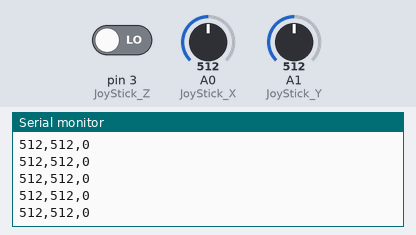
The sketch below on a simulated Arduino Uno, built with avr-gcc and run on an emulated ATmega328P. Shown: the last lines printed to the serial monitor. The test bench sets the inputs (shaded band); at power-on: A0 (JoyStick_X) = 512, A1 (JoyStick_Y) = 512, pin 3 (JoyStick_Z) LOW.

Above: at 1.2 s.
1.3 s: A0 (JoyStick_X) set to 716
At 1.31 s:
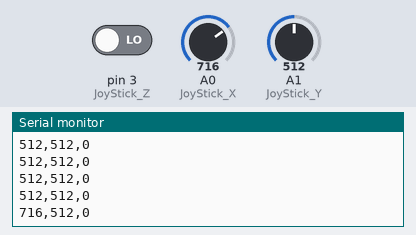
2.8 s: A1 (JoyStick_Y) set to 716
At 2.82 s:
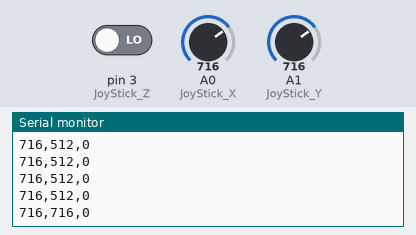
4.3 s: pin 3 (JoyStick_Z) driven HIGH
At 4.33 s:
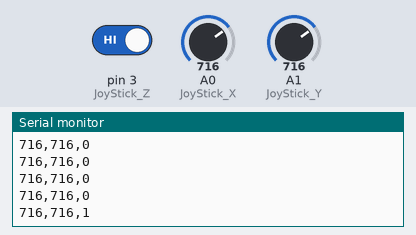
5.8 s: A0 (JoyStick_X) set to 900
At 5.84 s:
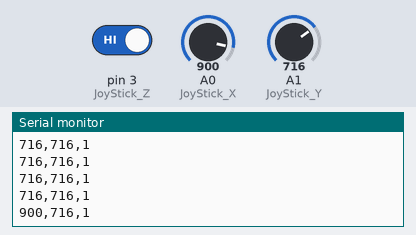
7.3 s: A1 (JoyStick_Y) set to 900
At 7.35 s:
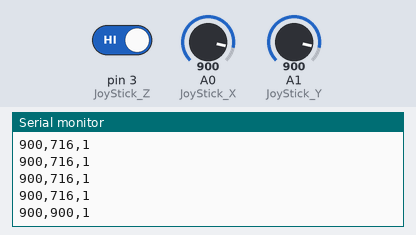
8.8 s: pin 3 (JoyStick_Z) driven LOW
At 8.86 s:
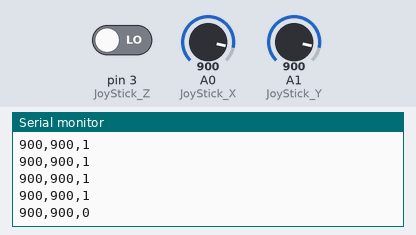
Timing chart, 0 to 11.3 s (numbered marks = the images above; inputs shaded):
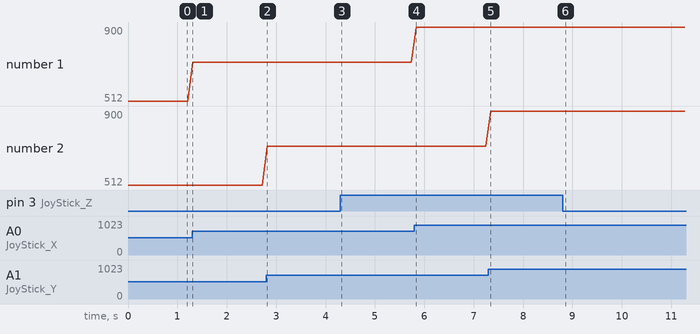

The sketch:

one_load_relay_module.ino
```cpp
// Joystick
// www.RobotLinking.com
int JoyStick_X = A0; // x
int JoyStick_Y = A1; // y
int JoyStick_Z = 3; // key
void setup ()
{
  pinMode (JoyStick_X, INPUT);
  pinMode (JoyStick_Y, INPUT);
  pinMode (JoyStick_Z, INPUT);
  Serial.begin (9600); // 9600 bps
}
void loop ()
{
  int x, y, z;
  x = analogRead (JoyStick_X);
  y = analogRead (JoyStick_Y);
  z = digitalRead (JoyStick_Z);
  Serial.print (x, DEC);
  Serial.print (",");
  Serial.print (y, DEC);
  Serial.print (",");
  Serial.println (z, DEC);
  delay (100);
}
```

Measured:
- after the input at 1.3 s, the serial monitor: prints a new line at once (image 1)
- after the input at 2.8 s, the serial monitor: prints a new line at once (image 2)
- after the input at 4.3 s, the serial monitor: prints a new line at once (image 3)
- after the input at 5.8 s, the serial monitor: prints a new line at once (image 4)
- after the input at 7.3 s, the serial monitor: prints a new line after 0.05 s (image 5)
- after the input at 8.8 s, the serial monitor: prints a new line after 0.06 s (image 6)
- plotted number 1: 512 → 716 after the input at 1.3 s, 716 → 900 after the input at 5.8 s
